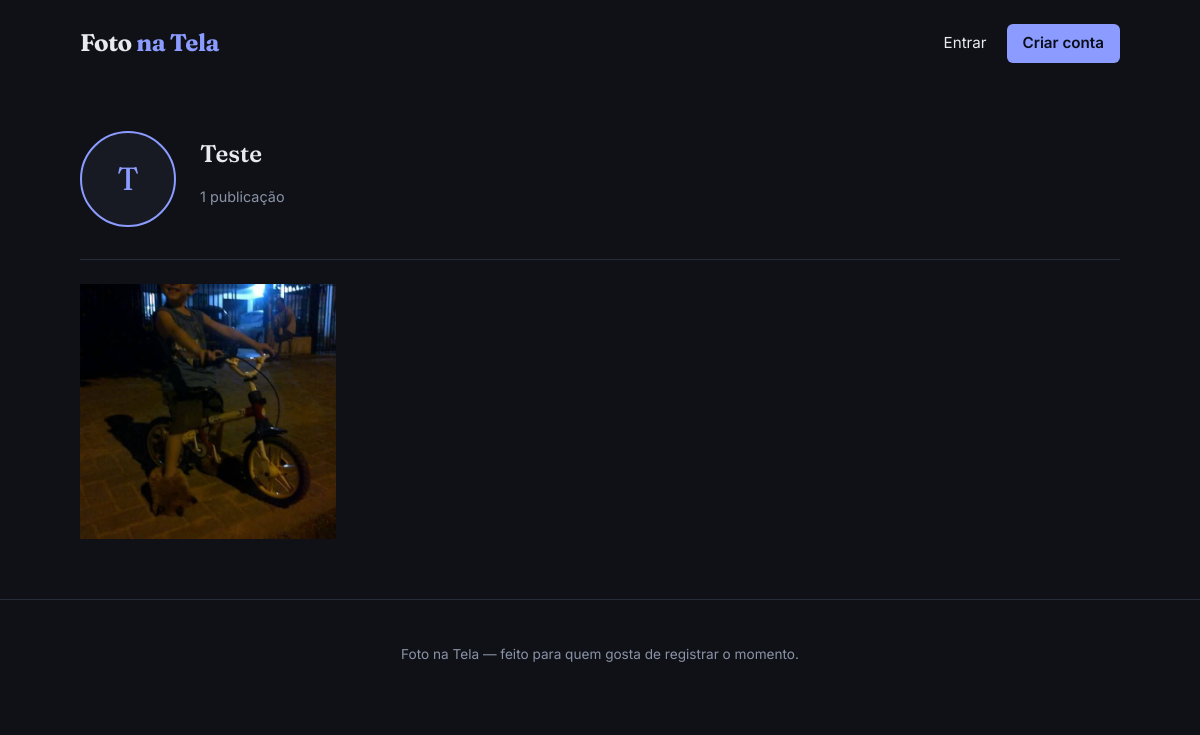
Before: /perfil/Teste with the older database file.
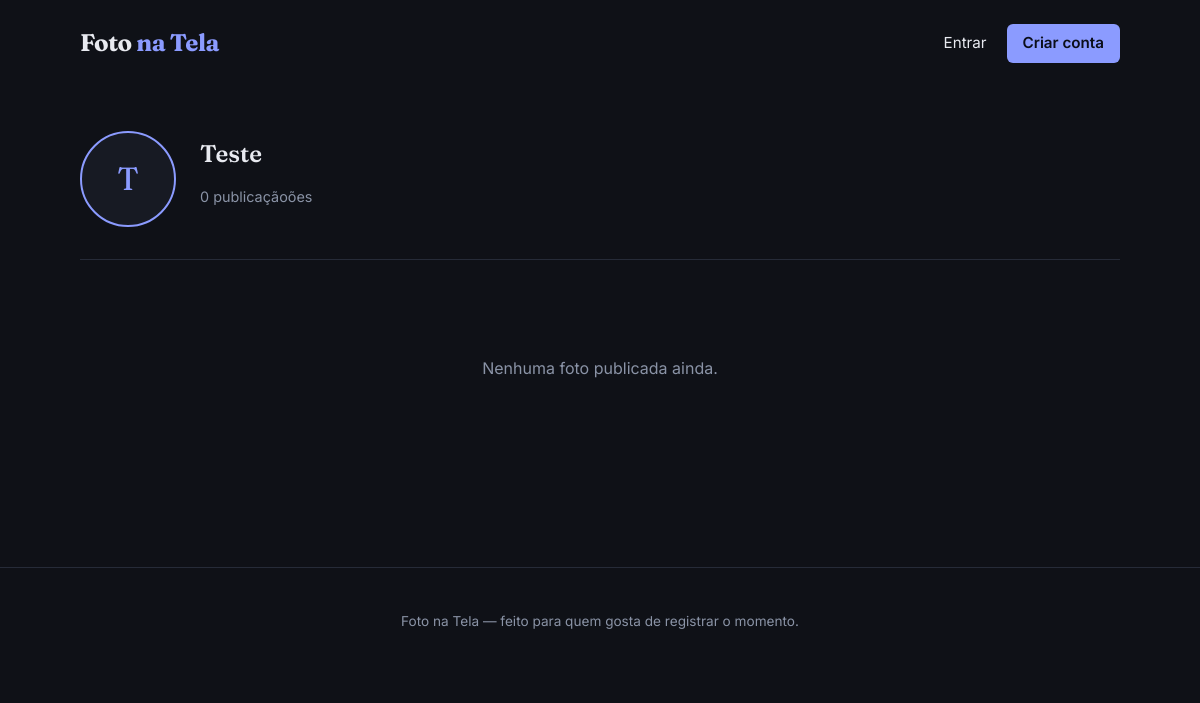
After: the same page with the newer database file.
### tables this page shows
CREATE TABLE posts (
                id              INTEGER PRIMARY KEY AUTOINCREMENT,
                usuario_id      INTEGER NOT NULL,
                imagem          TEXT NOT NULL,
                legenda         TEXT DEFAULT '',
                criado_em       TEXT NOT NULL,
                FOREIGN KEY (usuario_id) REFERENCES usuarios (id) ON DELETE CASCADE
            );

### app.py (the view)
@app.route("/perfil/<nome_usuario>")
def perfil(nome_usuario):
    usuario = db.buscar_usuario_por_nome(nome_usuario)
    if not usuario:
        abort(404)
    posts = db.listar_posts_do_usuario(usuario["id"])
    return render_template("perfil.html", usuario=usuario, posts=posts)

### app.py (called while the page is built)
@app.context_processor
def injetar_usuario_logado():
    usuario = None
    if "usuario_id" in session:
        usuario = db.buscar_usuario_por_id(session["usuario_id"])
    return {"usuario_logado": usuario}

### database.py (called while the page is built)
@contextmanager
def obter_conexao():
    con = sqlite3.connect(CAMINHO_BANCO)
    con.row_factory = sqlite3.Row      # permite acessar colunas por nome: linha["nome"]
    con.execute("PRAGMA foreign_keys = ON")
    try:
        yield con
        con.commit()
    except Exception:
        con.rollback()
        raise
    finally:
        con.close()

def buscar_usuario_por_nome(nome_usuario):
    with obter_conexao() as con:
        linha = con.execute(
            "SELECT * FROM usuarios WHERE nome_usuario = ?", (nome_usuario,)
        ).fetchone()
        return dict(linha) if linha else None

### templates/perfil.html (shortened to what this page needs)
{% extends "base.html" %}
{% block conteudo %}
    <section class="cabecalho-perfil">
        <div class="cabecalho-perfil__avatar">
            {% if usuario.foto_perfil %}
                <img src="{{ url_for('arquivo_upload', nome_arquivo=usuario.foto_perfil) }}" alt="Foto de perfil de {{ usuario.nome_usuario }}">
            {% else %}
                <span>{{ usuario.nome_usuario[0] | upper }}</span>
            {% endif %}
        </div>
        <div class="cabecalho-perfil__info">
            <h1>{{ usuario.nome_usuario }}</h1>
            <p class="texto-secundario">{{ posts | length }} publicação{{ 'ões' if posts | length != 1 else '' }}</p>
        </div>
    </section>
    {% if posts %}
        <div class="grade-perfil">
            {% for post in posts %}
                <a href="{{ url_for('ver_post', post_id=post.id) }}" class="grade-perfil__item">
                    <img src="{{ url_for('arquivo_upload', nome_arquivo=post.imagem) }}" alt="Foto de {{ usuario.nome_usuario }}">
                </a>
            {% endfor %}
        </div>
    {% else %}
        <div class="estado-vazio">
            <p>Nenhuma foto publicada ainda.</p>
        </div>
    {% endif %}
{% endblock %}

Changed rows visible on the page:
removed posts: imagem (picture)
Other visible differences:
{{ posts | length }}: "1" → "0"
{{ 'ões' if posts | length != 1 else '' }}: (not shown) → "ões"
text now shown: "Nenhuma foto publicada ainda."
